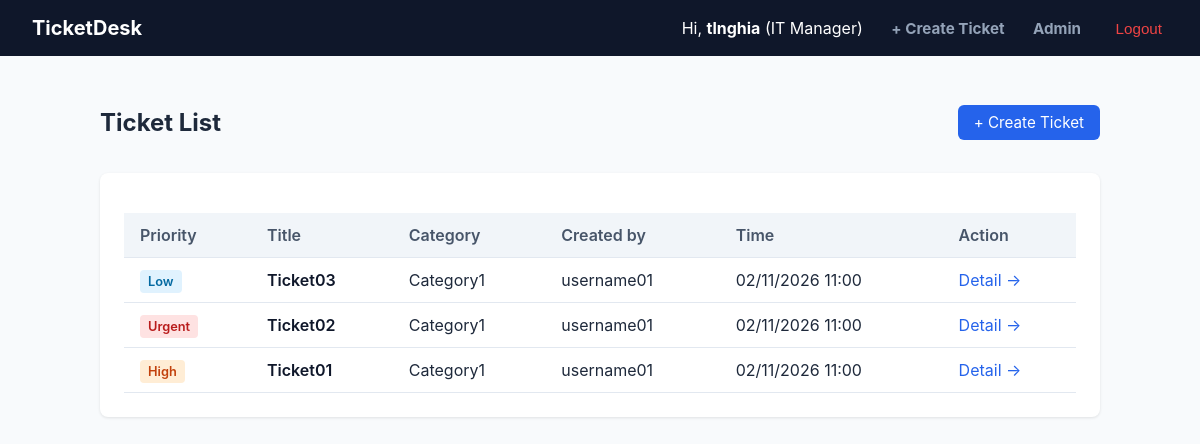
Page /tickets/ (signed in) on the committed database.
### apps/users/models.py (models this page shows, shortened)
class User(AbstractUser):
    class Role(models.TextChoices):
        REQUESTER = ("REQUESTER", "Requester")
        IT_SUPPORT = ("IT_SUPPORT", "IT Support")
        IT_MANAGER = ("IT_MANAGER", "IT Manager")
    id = models.UUIDField(primary_key=True, default=uuid.uuid4, editable=False)
    role = models.CharField(max_length=20, choices=Role.choices, default=Role.REQUESTER)
    created_at = models.DateTimeField(auto_now_add=True)
    class Meta:
        db_table = "users"
        verbose_name_plural = "Users"

### apps/tickets/models.py (models this page shows, shortened)
class Ticket(models.Model):
    class Priority(models.TextChoices):
        LOW = "LOW", "Low"
        MEDIUM = "MEDIUM", "Medium"
        HIGH = "HIGH", "High"
        URGENT = "URGENT", "Urgent"
    id = models.UUIDField(primary_key=True, default=uuid.uuid4, editable=False)
    title = models.CharField(max_length=200, verbose_name="Title")
    description = models.TextField(verbose_name="Description")
    priority = models.CharField(
        max_length=20,
        choices=Priority.choices,
        default=Priority.MEDIUM,
        verbose_name="Priority",
    )
    category = models.ForeignKey(
        Category,
        on_delete=models.PROTECT,
        related_name="tickets",
        verbose_name="Category",
    )
    created_by = models.ForeignKey(
        settings.AUTH_USER_MODEL,
        on_delete=models.PROTECT,
        related_name="created_tickets",
        verbose_name="Created By",
    )
    assignee = models.ForeignKey(
        settings.AUTH_USER_MODEL,
        on_delete=models.SET_NULL,
        null=True,
        blank=True,
        related_name="assigned_tickets",
        verbose_name="Assignee",
    )
    note = models.TextField(blank=True, null=True, verbose_name="Internal Note")
    created_at = models.DateTimeField(auto_now_add=True)
    class Meta:
        db_table = "tickets"
        verbose_name = "Ticket"
        verbose_name_plural = "Tickets"
        ordering = ["-created_at"]

class Category(models.Model):
    id = models.UUIDField(primary_key=True, default=uuid.uuid4, editable=False)
    name = models.CharField(max_length=100, unique=True, verbose_name="Category Name")
    class Meta:
        db_table = "categories"
        verbose_name = "Category"
        verbose_name_plural = "Categories"

### apps/tickets/views.py (the view)
# urls.py: path("", views.TicketListView.as_view(), name="list"),
class TicketListView(LoginRequiredMixin, TicketQuerysetMixin, ListView):
    model = Ticket
    paginate_by = 20
    context_object_name = "tickets"
    template_name = "tickets/ticket_list.html"

### apps/tickets/views.py (called while the page is built)
    def get_queryset(self):
        qs = Ticket.objects.select_related("category", "assignee", "created_by")
        if self.request.user.role == User.Role.REQUESTER:
            qs = qs.filter(created_by=self.request.user)
        return qs

### templates/tickets/ticket_list.html (shortened to what this page needs)
{% extends "base.html" %}
{% block content %}
<div style="display: flex; justify-content: space-between; align-items: center; margin-bottom: 1rem;">
    <h2>Ticket List</h2>
    <a href="{% url 'tickets:create' %}" class="btn">+ Create Ticket</a>
</div>
<div class="card">
    {% if tickets %}
    <table>
        <thead>
            <tr>
                <th>Priority</th>
                <th>Title</th>
                <th>Category</th>
                <th>Created by</th>
                <th>Time</th>
                <th>Action</th>
            </tr>
        </thead>
        <tbody>
            {% for ticket in tickets %}
            <tr>
                <td>
                    <span class="badge badge-{{ ticket.priority|lower }}">
                        {{ ticket.get_priority_display }}
                    </span>
                </td>
                <td>
                    <a href="{% url 'tickets:detail' ticket.id %}" style="font-weight: 600; color: #0f172a; text-decoration: none;">
                        {{ ticket.title }}
                    </a>
                </td>
                <td>{{ ticket.category.name }}</td>
                <td>{{ ticket.created_by.username }}</td>
                <td>{{ ticket.created_at|date:"d/m/Y H:i" }}</td>
                <td>
                    <a href="{% url 'tickets:detail' ticket.id %}" style="color: #2563eb; text-decoration: none;">Detail &rarr;</a>
                </td>
            </tr>
            {% endfor %}
        </tbody>
    </table>
    {% else %}
    <p style="text-align: center; color: #64748b; padding: 2rem 0;">No ticket created.</p>
    {% endif %}
</div>
{% endblock %}

### templates/base.html (shortened to what this page needs)
<!DOCTYPE html>
<html lang="vi">
<head>
</head>
<body>
    <header>
        <a href="{% url 'tickets:list' %}">TicketDesk</a>
        <nav>
            {% if user.is_authenticated %}
                <span>Hi, <strong>{{ user.username }}</strong> ({{ user.get_role_display }})</span>
                <a href="{% url 'tickets:create' %}">+ Create Ticket</a>
                {% if user.is_staff %}
                    <a href="/admin/">Admin</a>
                {% endif %}
                <form method="post" action="{% url 'logout' %}" style="display: inline; margin-left: 1.5rem;">
                    <button type="submit" style="background: none; border: none; color: #ef4444; cursor: pointer; font-size: 0.95rem;">Logout</button>
                </form>
            {% else %}
                <a href="{% url 'login' %}">Login</a>
            {% endif %}
        </nav>
    </header>
    <main>
        {% block content %}{% endblock %}
    </main>
</body>
</html>

### templates/base.html (style rules this page uses)
body { font-family: -apple-system, BlinkMacSystemFont, "Segoe UI", Roboto, Helvetica, Arial, sans-serif; margin: 0; padding: 0; background-color: #f8fafc; color: #1e293b; }
header { background-color: #0f172a; color: #fff; padding: 1rem 2rem; display: flex; justify-content: space-between; align-items: center; }
header a { color: #fff; text-decoration: none; font-weight: bold; font-size: 1.25rem; }
nav a { color: #94a3b8; text-decoration: none; margin-left: 1.5rem; font-size: 0.95rem; }
main { max-width: 1000px; margin: 2rem auto; padding: 0 1rem; }
.card { background: #fff; border-radius: 8px; padding: 1.5rem; box-shadow: 0 1px 3px rgba(0,0,0,0.1); margin-bottom: 1.5rem; }
.btn { display: inline-block; background-color: #2563eb; color: #fff; padding: 0.5rem 1rem; border-radius: 6px; text-decoration: none; border: none; cursor: pointer; font-size: 0.95rem; }
table { width: 100%; border-collapse: collapse; margin-top: 1rem; }
th, td { text-align: left; padding: 0.75rem 1rem; border-bottom: 1px solid #e2e8f0; }
th { background-color: #f1f5f9; color: #475569; font-weight: 600; }
.badge { padding: 0.25rem 0.5rem; border-radius: 4px; font-size: 0.8rem; font-weight: 600; }
.badge-urgent { background: #fee2e2; color: #b91c1c; }
.badge-high { background: #ffedd5; color: #c2410c; }
.badge-low { background: #e0f2fe; color: #0369a1; }

### rows in the picture
User: username "tlnghia", role "IT Manager"
Ticket: priority "Low", title "Ticket03", category.name "Category1", created_by.username "username01", created_at "02/11/2026 11:00"
Ticket: priority "Urgent", title "Ticket02", category.name "Category1", created_by.username "username01", created_at "02/11/2026 11:00"
Ticket: priority "High", title "Ticket01", category.name "Category1", created_by.username "username01", created_at "02/11/2026 11:00"
